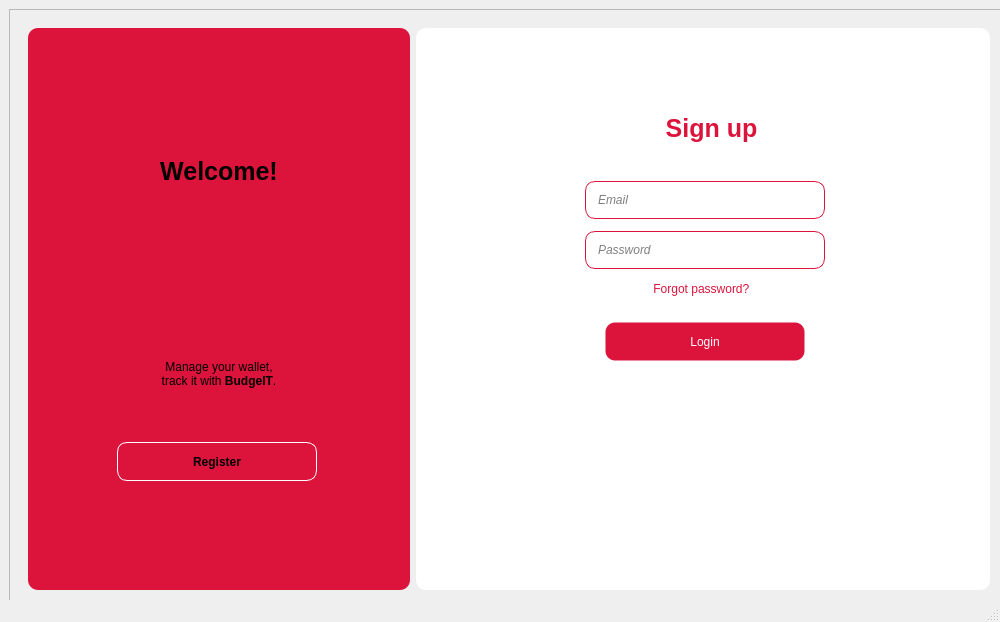
<?xml version="1.0" encoding="UTF-8"?>
<ui version="4.0">
 <class>MainWindow</class>
 <widget class="QMainWindow" name="MainWindow">
  <property name="geometry">
   <rect>
    <x>0</x>
    <y>0</y>
    <width>1000</width>
    <height>600</height>
   </rect>
  </property>
  <property name="maximumSize">
   <size>
    <width>1000</width>
    <height>600</height>
   </size>
  </property>
  <property name="windowTitle">
   <string>MainWindow</string>
  </property>
  <property name="styleSheet">
   <string notr="true"/>
  </property>
  <widget class="QWidget" name="centralwidget">
   <property name="maximumSize">
    <size>
     <width>1000</width>
     <height>600</height>
    </size>
   </property>
   <layout class="QHBoxLayout" name="horizontalLayout">
    <item>
     <widget class="QFrame" name="frame">
      <property name="minimumSize">
       <size>
        <width>1000</width>
        <height>600</height>
       </size>
      </property>
      <property name="maximumSize">
       <size>
        <width>1000</width>
        <height>600</height>
       </size>
      </property>
      <property name="frameShape">
       <enum>QFrame::Shape::StyledPanel</enum>
      </property>
      <property name="frameShadow">
       <enum>QFrame::Shadow::Raised</enum>
      </property>
      <layout class="QHBoxLayout" name="horizontalLayout_2">
       <item>
        <widget class="QStackedWidget" name="stackedWidget">
         <property name="currentIndex">
          <number>0</number>
         </property>
         <widget class="QWidget" name="page">
          <layout class="QVBoxLayout" name="verticalLayout_18">
           <item>
            <layout class="QHBoxLayout" name="MAINLAYOUT" stretch="4,6">
             <item>
              <widget class="QFrame" name="sub_window_frame1">
               <property name="styleSheet">
                <string notr="true">background-color: #DC143C;
border: 0px solid black;
border-radius: 10px;</string>
               </property>
               <property name="frameShape">
                <enum>QFrame::Shape::StyledPanel</enum>
               </property>
               <property name="frameShadow">
                <enum>QFrame::Shadow::Raised</enum>
               </property>
               <layout class="QVBoxLayout" name="verticalLayout_5">
                <item>
                 <layout class="QVBoxLayout" name="verticalLayout_4">
                  <item>
                   <layout class="QVBoxLayout" name="verticalLayout">
                    <item>
                     <widget class="QLabel" name="label">
                      <property name="maximumSize">
                       <size>
                        <width>1000</width>
                        <height>600</height>
                       </size>
                      </property>
                      <property name="styleSheet">
                       <string notr="true">font-size: 25px;</string>
                      </property>
                      <property name="text">
                       <string>&lt;p style = &quot;text-align:center; font-weight: bold&quot;&gt;Welcome!&lt;/p&gt;</string>
                      </property>
                      <property name="textFormat">
                       <enum>Qt::TextFormat::RichText</enum>
                      </property>
                     </widget>
                    </item>
                   </layout>
                  </item>
                 </layout>
                </item>
                <item>
                 <layout class="QVBoxLayout" name="verticalLayout_3" stretch="0,0">
                  <item>
                   <widget class="QLabel" name="label_2">
                    <property name="text">
                     <string>&lt;p style = &quot;text-align: center;&quot;&gt;Manage your wallet,&lt;br&gt; track it with &lt;span style = &quot;font-weight: bold;&quot;&gt;BudgeIT&lt;/span&gt;.&lt;/p&gt;</string>
                    </property>
                    <property name="textFormat">
                     <enum>Qt::TextFormat::RichText</enum>
                    </property>
                   </widget>
                  </item>
                  <item>
                   <layout class="QVBoxLayout" name="verticalLayout_2">
                    <property name="leftMargin">
                     <number>80</number>
                    </property>
                    <property name="bottomMargin">
                     <number>100</number>
                    </property>
                    <item>
                     <widget class="QToolButton" name="register_btn">
                      <property name="maximumSize">
                       <size>
                        <width>200</width>
                        <height>16777215</height>
                       </size>
                      </property>
                      <property name="cursor">
                       <cursorShape>PointingHandCursor</cursorShape>
                      </property>
                      <property name="styleSheet">
                       <string notr="true">#register_btn{
border: 1px solid white;
border-radius: 10px;
padding: 10px;
font-weight: bold;
}

#register_btn:pressed{
background-color: #FFFFFF;
color: #DC143C;
}

</string>
                      </property>
                      <property name="text">
                       <string>Register</string>
                      </property>
                     </widget>
                    </item>
                   </layout>
                  </item>
                 </layout>
                </item>
               </layout>
              </widget>
             </item>
             <item>
              <widget class="QFrame" name="sub_window_frame_2">
               <property name="styleSheet">
                <string notr="true">#sub_window_frame_2 {
background-color: #FFFFFF;
border: 1px solid 	#C21E56;
border-radius: 10px;
}
</string>
               </property>
               <property name="frameShape">
                <enum>QFrame::Shape::StyledPanel</enum>
               </property>
               <property name="frameShadow">
                <enum>QFrame::Shadow::Raised</enum>
               </property>
               <layout class="QVBoxLayout" name="verticalLayout_6">
                <property name="topMargin">
                 <number>48</number>
                </property>
                <item>
                 <layout class="QVBoxLayout" name="sign_up_layout">
                  <property name="spacing">
                   <number>12</number>
                  </property>
                  <property name="topMargin">
                   <number>13</number>
                  </property>
                  <property name="bottomMargin">
                   <number>19</number>
                  </property>
                  <item>
                   <widget class="QLabel" name="sign_up">
                    <property name="styleSheet">
                     <string notr="true">font-size: 25px;
font-weight: bold;
margin-left: 10px;
color: #DC143C;
</string>
                    </property>
                    <property name="text">
                     <string>&lt;p style = &quot;text-align: center;&quot;&gt;Sign up&lt;/p&gt;</string>
                    </property>
                    <property name="textFormat">
                     <enum>Qt::TextFormat::RichText</enum>
                    </property>
                   </widget>
                  </item>
                  <item>
                   <layout class="QVBoxLayout" name="email_layout">
                    <property name="leftMargin">
                     <number>160</number>
                    </property>
                    <item>
                     <widget class="QLineEdit" name="lineEdit">
                      <property name="enabled">
                       <bool>true</bool>
                      </property>
                      <property name="maximumSize">
                       <size>
                        <width>240</width>
                        <height>16777215</height>
                       </size>
                      </property>
                      <property name="styleSheet">
                       <string notr="true">QLineEdit {
	padding: 10px;
	border: 1px solid #DC143C;
	border-radius: 10px;
	background-color: #FFFFFF;
}
QLineEdit::active {
    color: #DC143C;  
    font-style: italic; 
}</string>
                      </property>
                      <property name="text">
                       <string/>
                      </property>
                      <property name="alignment">
                       <set>Qt::AlignmentFlag::AlignLeading|Qt::AlignmentFlag::AlignLeft|Qt::AlignmentFlag::AlignVCenter</set>
                      </property>
                      <property name="placeholderText">
                       <string>Email</string>
                      </property>
                     </widget>
                    </item>
                   </layout>
                  </item>
                  <item>
                   <layout class="QVBoxLayout" name="password_layout">
                    <property name="leftMargin">
                     <number>160</number>
                    </property>
                    <item>
                     <widget class="QLineEdit" name="lineEdit_2">
                      <property name="maximumSize">
                       <size>
                        <width>240</width>
                        <height>16777215</height>
                       </size>
                      </property>
                      <property name="styleSheet">
                       <string notr="true">QLineEdit {
	padding: 10px;
	border: 1px solid #DC143C;
	border-radius: 10px;
	background-color: #FFFFFF;
}
QLineEdit::active {
    color: #DC143C;  
    font-style: italic; 
}</string>
                      </property>
                      <property name="text">
                       <string/>
                      </property>
                      <property name="placeholderText">
                       <string>Password</string>
                      </property>
                     </widget>
                    </item>
                   </layout>
                  </item>
                  <item>
                   <layout class="QVBoxLayout" name="verticalLayout_14">
                    <item>
                     <widget class="QPushButton" name="forgot_passwprd">
                      <property name="styleSheet">
                       <string notr="true">border: 1px solid transparent;
color: #DC143C;</string>
                      </property>
                      <property name="text">
                       <string>Forgot password? </string>
                      </property>
                     </widget>
                    </item>
                   </layout>
                  </item>
                 </layout>
                </item>
                <item>
                 <layout class="QVBoxLayout" name="verticalLayout_7">
                  <property name="leftMargin">
                   <number>180</number>
                  </property>
                  <property name="bottomMargin">
                   <number>220</number>
                  </property>
                  <item>
                   <widget class="QToolButton" name="Login_btn">
                    <property name="enabled">
                     <bool>true</bool>
                    </property>
                    <property name="maximumSize">
                     <size>
                      <width>200</width>
                      <height>50</height>
                     </size>
                    </property>
                    <property name="cursor">
                     <cursorShape>PointingHandCursor</cursorShape>
                    </property>
                    <property name="focusPolicy">
                     <enum>Qt::FocusPolicy::NoFocus</enum>
                    </property>
                    <property name="styleSheet">
                     <string notr="true">#Login_btn{
background-color: 	#DC143C;
border: 1px solid transparent;
border-radius: 10px;
color: #FFFFFF;
padding: 10px;
}
#Login_btn:pressed{
background-color: #A10E2A; /* Darker shade when clicked */
}
</string>
                    </property>
                    <property name="text">
                     <string>Login</string>
                    </property>
                    <property name="checkable">
                     <bool>false</bool>
                    </property>
                   </widget>
                  </item>
                 </layout>
                </item>
               </layout>
              </widget>
             </item>
            </layout>
           </item>
          </layout>
         </widget>
         <widget class="QWidget" name="page_2">
          <property name="layoutDirection">
           <enum>Qt::LayoutDirection::RightToLeft</enum>
          </property>
          <layout class="QVBoxLayout" name="verticalLayout_27">
           <item>
            <layout class="QHBoxLayout" name="MAINLAYOUT_3" stretch="4,6">
             <item>
              <widget class="QFrame" name="sub_window_frame1_3">
               <property name="cursor">
                <cursorShape>ArrowCursor</cursorShape>
               </property>
               <property name="contextMenuPolicy">
                <enum>Qt::ContextMenuPolicy::NoContextMenu</enum>
               </property>
               <property name="styleSheet">
                <string notr="true">background-color: 	#811331;
border: 0px solid black;
border-radius: 10px;
cursor: arrow;</string>
               </property>
               <property name="frameShape">
                <enum>QFrame::Shape::StyledPanel</enum>
               </property>
               <property name="frameShadow">
                <enum>QFrame::Shadow::Raised</enum>
               </property>
               <layout class="QVBoxLayout" name="verticalLayout_19">
                <item>
                 <layout class="QVBoxLayout" name="verticalLayout_20">
                  <item>
                   <layout class="QVBoxLayout" name="verticalLayout_21">
                    <item>
                     <widget class="QLabel" name="label_5">
                      <property name="styleSheet">
                       <string notr="true">font-size: 25px;</string>
                      </property>
                      <property name="text">
                       <string>&lt;p style = &quot;text-align:center; font-weight: bold&quot;&gt;Welcome!&lt;/p&gt;</string>
                      </property>
                      <property name="textFormat">
                       <enum>Qt::TextFormat::RichText</enum>
                      </property>
                     </widget>
                    </item>
                   </layout>
                  </item>
                 </layout>
                </item>
                <item>
                 <layout class="QVBoxLayout" name="verticalLayout_22" stretch="0,0,0">
                  <item>
                   <widget class="QLabel" name="label_6">
                    <property name="text">
                     <string>&lt;p style = &quot;text-align: center;&quot;&gt;Manage your wallet,&lt;br&gt; track it with &lt;span style = &quot;font-weight: bold;&quot;&gt;BudgeIT&lt;/span&gt;.&lt;/p&gt;</string>
                    </property>
                    <property name="textFormat">
                     <enum>Qt::TextFormat::RichText</enum>
                    </property>
                   </widget>
                  </item>
                  <item>
                   <widget class="QLabel" name="sub_t">
                    <property name="text">
                     <string>&lt;html&gt;&lt;head/&gt;&lt;body&gt;&lt;p align=&quot;center&quot;&gt;&lt;span style=&quot; font-style:italic;&quot;&gt;already have an account?&lt;/span&gt;&lt;/p&gt;&lt;/body&gt;&lt;/html&gt;</string>
                    </property>
                    <property name="textFormat">
                     <enum>Qt::TextFormat::RichText</enum>
                    </property>
                   </widget>
                  </item>
                  <item>
                   <layout class="QVBoxLayout" name="verticalLayout_23">
                    <property name="rightMargin">
                     <number>77</number>
                    </property>
                    <property name="bottomMargin">
                     <number>150</number>
                    </property>
                    <item>
                     <widget class="QToolButton" name="sign_up_btn">
                      <property name="maximumSize">
                       <size>
                        <width>200</width>
                        <height>50</height>
                       </size>
                      </property>
                      <property name="styleSheet">
                       <string notr="true">#sign_up_btn {
border: 1px solid white;
border-radius: 10px;
padding: 10px;
font-weight: bold;
}

#sign_up_btn:pressed{
background-color: #FFFFFF;
color: #811331;

}</string>
                      </property>
                      <property name="text">
                       <string>Sign up</string>
                      </property>
                     </widget>
                    </item>
                   </layout>
                  </item>
                 </layout>
                </item>
               </layout>
              </widget>
             </item>
             <item>
              <widget class="QFrame" name="sub_window_frame_4">
               <property name="contextMenuPolicy">
                <enum>Qt::ContextMenuPolicy::PreventContextMenu</enum>
               </property>
               <property name="styleSheet">
                <string notr="true">#sub_window_frame_4{
background-color: #FFFFFF;
border: 1px solid 	#C21E56;
border-radius: 10px;
}
</string>
               </property>
               <property name="frameShape">
                <enum>QFrame::Shape::StyledPanel</enum>
               </property>
               <property name="frameShadow">
                <enum>QFrame::Shadow::Plain</enum>
               </property>
               <layout class="QVBoxLayout" name="verticalLayout_24">
                <property name="topMargin">
                 <number>48</number>
                </property>
                <item>
                 <layout class="QVBoxLayout" name="sign_up_layout_3">
                  <property name="spacing">
                   <number>12</number>
                  </property>
                  <property name="topMargin">
                   <number>13</number>
                  </property>
                  <property name="bottomMargin">
                   <number>19</number>
                  </property>
                  <item>
                   <widget class="QLabel" name="sign_up_3">
                    <property name="styleSheet">
                     <string notr="true">font-size: 25px;
font-weight: bold;
margin-left: 10px;
color: 	#811331;
</string>
                    </property>
                    <property name="text">
                     <string>&lt;p style = &quot;text-align: center;&quot;&gt;REGISTER ACCOUNT&lt;/p&gt;</string>
                    </property>
                    <property name="textFormat">
                     <enum>Qt::TextFormat::RichText</enum>
                    </property>
                   </widget>
                  </item>
                  <item>
                   <layout class="QVBoxLayout" name="email_layout_3">
                    <property name="leftMargin">
                     <number>0</number>
                    </property>
                    <property name="rightMargin">
                     <number>144</number>
                    </property>
                    <item>
                     <widget class="QLineEdit" name="lineEdit_5">
                      <property name="enabled">
                       <bool>true</bool>
                      </property>
                      <property name="maximumSize">
                       <size>
                        <width>250</width>
                        <height>16777215</height>
                       </size>
                      </property>
                      <property name="styleSheet">
                       <string notr="true">QLineEdit {
	padding: 10px;
	border: 1px solid 	#811331;
	border-radius: 10px;
	background-color: #FFFFFF;
}
QLineEdit::active {
    color: 	#811331;  
    font-style: italic; 
}</string>
                      </property>
                      <property name="text">
                       <string/>
                      </property>
                      <property name="alignment">
                       <set>Qt::AlignmentFlag::AlignLeading|Qt::AlignmentFlag::AlignLeft|Qt::AlignmentFlag::AlignVCenter</set>
                      </property>
                      <property name="placeholderText">
                       <string>Email</string>
                      </property>
                     </widget>
                    </item>
                   </layout>
                  </item>
                  <item>
                   <layout class="QVBoxLayout" name="password_layout_3">
                    <property name="leftMargin">
                     <number>0</number>
                    </property>
                    <property name="rightMargin">
                     <number>144</number>
                    </property>
                    <item>
                     <widget class="QLineEdit" name="lineEdit_6">
                      <property name="maximumSize">
                       <size>
                        <width>250</width>
                        <height>16777215</height>
                       </size>
                      </property>
                      <property name="styleSheet">
                       <string notr="true">QLineEdit {
	padding: 10px;
	border: 1px solid 	#811331;
	border-radius: 10px;
	background-color: #FFFFFF;
}
QLineEdit::active {
    color: 	#811331;  
    font-style: italic; 
}</string>
                      </property>
                      <property name="text">
                       <string/>
                      </property>
                      <property name="placeholderText">
                       <string>Password</string>
                      </property>
                     </widget>
                    </item>
                   </layout>
                  </item>
                  <item>
                   <layout class="QVBoxLayout" name="password_layout_4">
                    <property name="leftMargin">
                     <number>0</number>
                    </property>
                    <property name="rightMargin">
                     <number>144</number>
                    </property>
                    <item>
                     <widget class="QLineEdit" name="lineEdit_7">
                      <property name="maximumSize">
                       <size>
                        <width>250</width>
                        <height>16777215</height>
                       </size>
                      </property>
                      <property name="styleSheet">
                       <string notr="true">QLineEdit {
	padding: 10px;
	border: 1px solid 	#811331;
	border-radius: 10px;
	background-color: #FFFFFF;
}
QLineEdit::active {
    color: 	#811331;  
    font-style: italic; 
}</string>
                      </property>
                      <property name="text">
                       <string/>
                      </property>
                      <property name="placeholderText">
                       <string>Confirm password</string>
                      </property>
                     </widget>
                    </item>
                   </layout>
                  </item>
                  <item>
                   <layout class="QVBoxLayout" name="verticalLayout_25">
                    <item>
                     <widget class="QPushButton" name="forgot_passwprd_3">
                      <property name="styleSheet">
                       <string notr="true">border: 1px solid transparent;
color: 	#811331;</string>
                      </property>
                      <property name="text">
                       <string>Forgot password? </string>
                      </property>
                     </widget>
                    </item>
                   </layout>
                  </item>
                 </layout>
                </item>
                <item>
                 <layout class="QVBoxLayout" name="verticalLayout_26">
                  <property name="leftMargin">
                   <number>0</number>
                  </property>
                  <property name="rightMargin">
                   <number>175</number>
                  </property>
                  <property name="bottomMargin">
                   <number>100</number>
                  </property>
                  <item>
                   <widget class="QToolButton" name="Register_btn_2">
                    <property name="maximumSize">
                     <size>
                      <width>200</width>
                      <height>16777215</height>
                     </size>
                    </property>
                    <property name="cursor">
                     <cursorShape>PointingHandCursor</cursorShape>
                    </property>
                    <property name="styleSheet">
                     <string notr="true">#Register_btn_2{
background-color: #811331;
border: 1px solid transparent;
border-radius: 10px;
color: #FFFFFF;
padding: 10px;
}

#Register_btn_2:pressed{
background-color: #4d0b1d;

}</string>
                    </property>
                    <property name="text">
                     <string>Register</string>
                    </property>
                   </widget>
                  </item>
                 </layout>
                </item>
               </layout>
              </widget>
             </item>
            </layout>
           </item>
          </layout>
         </widget>
        </widget>
       </item>
      </layout>
     </widget>
    </item>
   </layout>
  </widget>
  <widget class="QMenuBar" name="menubar">
   <property name="geometry">
    <rect>
     <x>0</x>
     <y>0</y>
     <width>1000</width>
     <height>33</height>
    </rect>
   </property>
  </widget>
  <widget class="QStatusBar" name="statusbar"/>
 </widget>
 <resources/>
 <connections/>
</ui>
